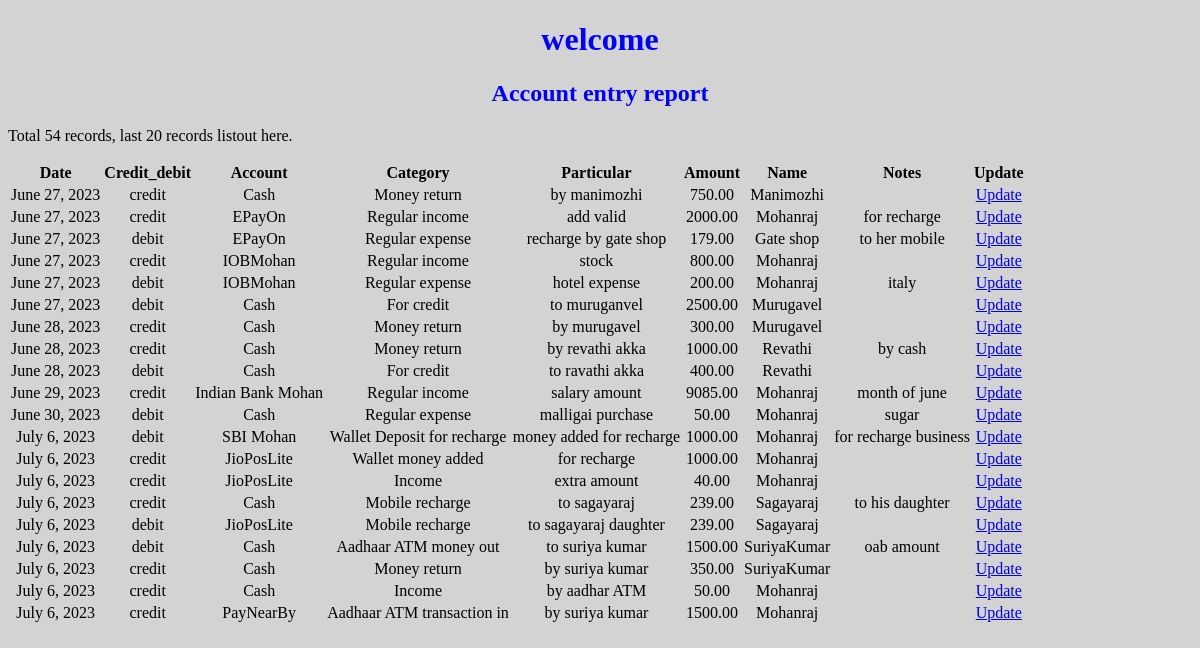
Page /account_entry_report/ on the earlier database version.
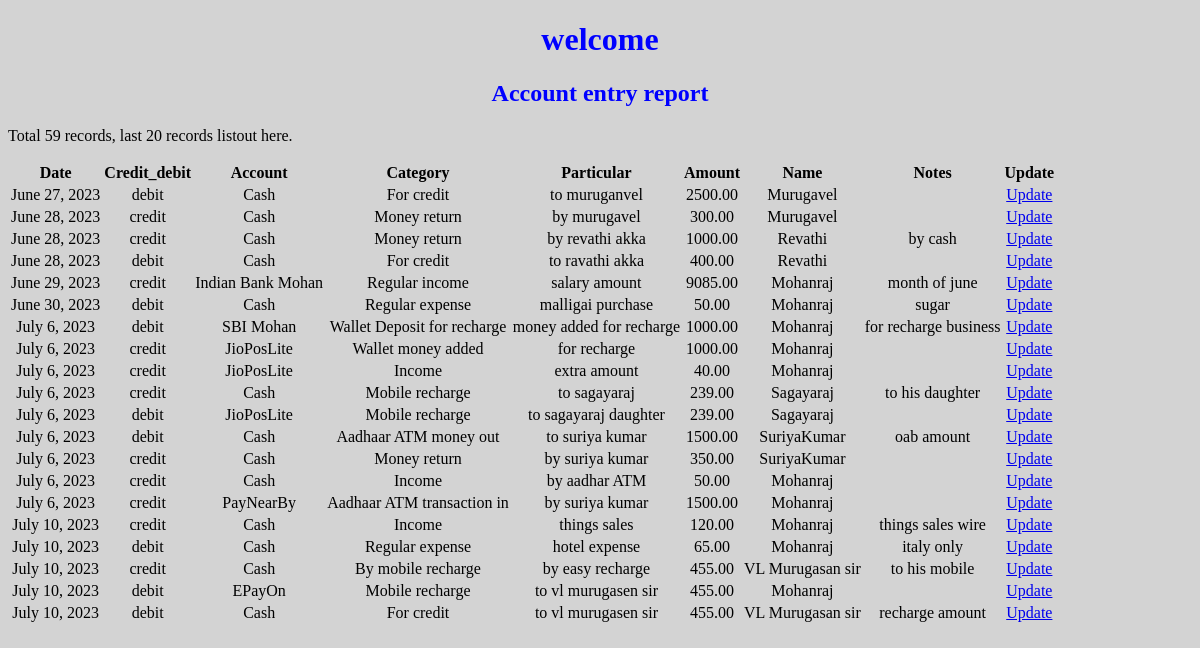
Same page on the later database version.
### account_entry/models.py (models this page shows)
class account_database(models.Model):
    date = models.DateField()
    credit_debit = models.CharField(max_length=50)
    category = models.CharField(max_length=200)
    account = models.CharField(max_length=200)
    particular = models.CharField(max_length=200)
    name = models.CharField(max_length=200)
    amount = models.DecimalField(max_digits=10, decimal_places=2,default=0)
    notes = models.CharField(max_length=200, blank=True)

### account_entry/views.py (the view)
# urls.py: path('account_entry_report/', views.account_entry_report),
def account_entry_report(request):
    count = 0
    account_listCount = account_database.objects.all().values()
    for coun in account_listCount:
        count = count + 1
    account_list = account_database.objects.all().order_by("date").values()[count-20:]
    context = {"account": account_list, "coun": count}
    return render(request, "accountEntryDatabase.html", context)

### account_entry/templates/accountEntryDatabase.html (shortened to what this page needs)
<!DOCTYPE html>
<html>
<head>
{% load static %}
<link rel="stylesheet" href="{% static 'mystyle.css' %}">
</head>
<body>
<h1>welcome</h1>
<h2>Account entry report</h2>
<p>Total {{ coun }} records, last 20 records listout here.</p>
<table>
<tr>
<th>Date</th>
<th>Credit_debit</th>
<th>Account</th>
<th>Category</th>
<th>Particular</th>
<th>Amount</th>
<th>Name</th>
<th>Notes</th>
<th>Update</th>
</tr>
{% for x in account %}
<tr>
<td>{{ x.date }}</td>
<td>{{ x.credit_debit }}</td>
<td>{{ x.account }}</td>
<td>{{ x.category }}</td>
<td>{{ x.particular }}</td>
<td>{{ x.amount }}</td>
<td>{{ x.name}}</td>
<td>{{ x.notes }}</td>
<td><a href="/update_account_entry/{{ x.id }}">Update</a></td>
</tr>
{% endfor %}
</table>
</body>
</html>

Differences in the rows shown:
no longer on this page (row unchanged): account_database: date "June 27, 2023", credit_debit "credit", account "Cash", category "Money return", particular "by manimozhi", amount "750.00", name "Manimozhi"
no longer on this page (row unchanged): account_database: date "June 27, 2023", credit_debit "credit", account "EPayOn", category "Regular income", particular "add valid", amount "2000.00", name "Mohanraj", notes "for recharge"
no longer on this page (row unchanged): account_database: date "June 27, 2023", credit_debit "debit", account "EPayOn", category "Regular expense", particular "recharge by gate shop", amount "179.00", name "Gate shop", notes "to her mobile"
no longer on this page (row unchanged): account_database: date "June 27, 2023", credit_debit "credit", account "IOBMohan", category "Regular income", particular "stock", amount "800.00", name "Mohanraj"
no longer on this page (row unchanged): account_database: date "June 27, 2023", credit_debit "debit", account "IOBMohan", category "Regular expense", particular "hotel expense", amount "200.00", name "Mohanraj", notes "italy"
added account_database: date "July 10, 2023", credit_debit "credit", account "Cash", category "Income", particular "things sales", amount "120.00", name "Mohanraj", notes "things sales wire"
added account_database: date "July 10, 2023", credit_debit "debit", account "Cash", category "Regular expense", particular "hotel expense", amount "65.00", name "Mohanraj", notes "italy only"
added account_database: date "July 10, 2023", credit_debit "credit", account "Cash", category "By mobile recharge", particular "by easy recharge", amount "455.00", name "VL Murugasan sir", notes "to his mobile"
added account_database: date "July 10, 2023", credit_debit "debit", account "EPayOn", category "Mobile recharge", particular "to vl murugasen sir", amount "455.00", name "Mohanraj"
added account_database: date "July 10, 2023", credit_debit "debit", account "Cash", category "For credit", particular "to vl murugasen sir", amount "455.00", name "VL Murugasan sir", notes "recharge amount"
Other differences:
{{ coun }}: "54" → "59"
